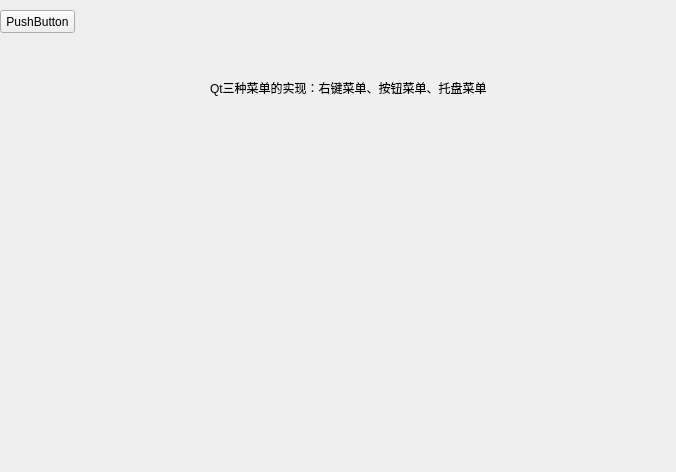
<?xml version="1.0" encoding="UTF-8"?>
<ui version="4.0">
 <class>MenuClass</class>
 <widget class="QWidget" name="MenuClass">
  <property name="geometry">
   <rect>
    <x>0</x>
    <y>0</y>
    <width>676</width>
    <height>472</height>
   </rect>
  </property>
  <property name="windowTitle">
   <string>Menu</string>
  </property>
  <widget class="QLabel" name="label">
   <property name="geometry">
    <rect>
     <x>210</x>
     <y>80</y>
     <width>276</width>
     <height>16</height>
    </rect>
   </property>
   <property name="text">
    <string>Qt三种菜单的实现：右键菜单、按钮菜单、托盘菜单</string>
   </property>
  </widget>
  <widget class="QPushButton" name="btn_menu">
   <property name="geometry">
    <rect>
     <x>0</x>
     <y>10</y>
     <width>75</width>
     <height>23</height>
    </rect>
   </property>
   <property name="text">
    <string>PushButton</string>
   </property>
  </widget>
 </widget>
 <layoutdefault spacing="6" margin="11"/>
 <resources/>
 <connections/>
</ui>
